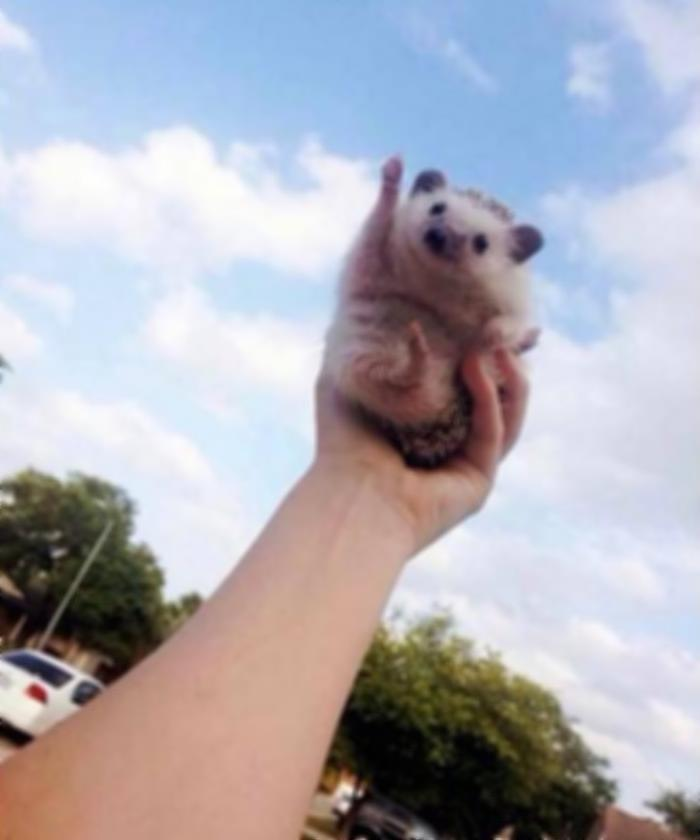
#> input picture library/dochi.jpg, 700 x 840 px
$ python pillow_test2.py
#> lines starting #> are read from the running program, lines starting #| are printed output that depends on the picture
from PIL import Image, ImageFilter
import os

current_dir = os.path.dirname(os.path.abspath(__file__))

img = Image.open(current_dir +'/dochi.jpg', mode = 'r')#이미지 열어서 객체에 저장하기
#> img is the input picture: PIL image 700x840 RGB; mean R, G, B 174.8, 173.4, 182.2
img.show()#이미지뷰어로 열어보기
print(img.size)
#| (700, 840)

cropped_img = img.crop((10, 10, 200, 200))
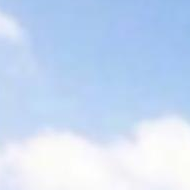
#> cropped_img: PIL image 190x190 RGB; mean R, G, B 199.3, 218.2, 244.1
cropped_img.save(current_dir + 'cropped_test.jpg')
cropped_img.show()

blur_test = img.filter(ImageFilter.BLUR) # 이미지를 흐리게 필터링 BLUR
blur_test.save(current_dir + 'blur_test.jpg')
blur_test.show()

contour_test = img.filter(ImageFilter.CONTOUR)
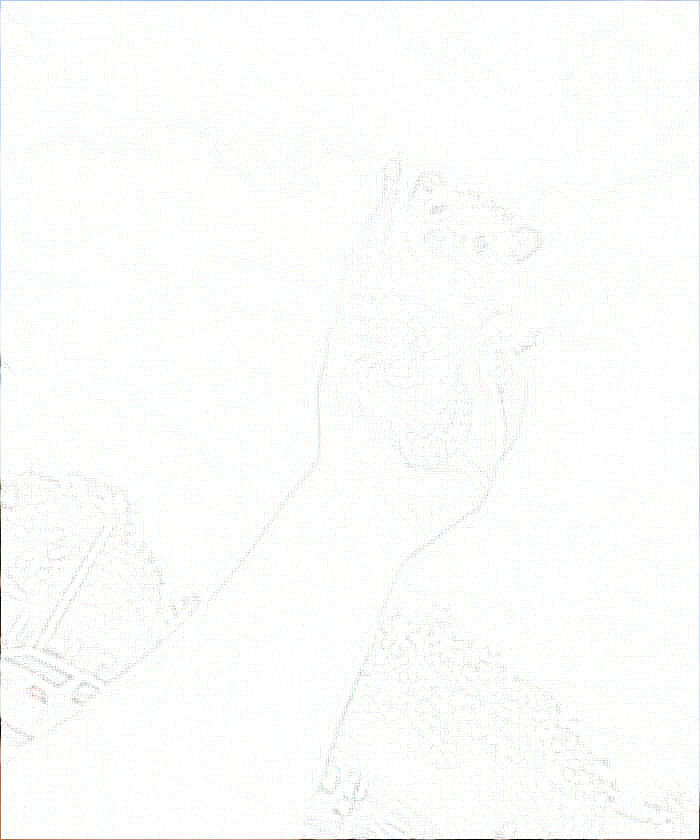
#> contour_test: PIL image 700x840 RGB; mean R, G, B 252.3, 252.5, 252.1
contour_test.save(current_dir + 'contour_test.jpg')
contour_test.show()
